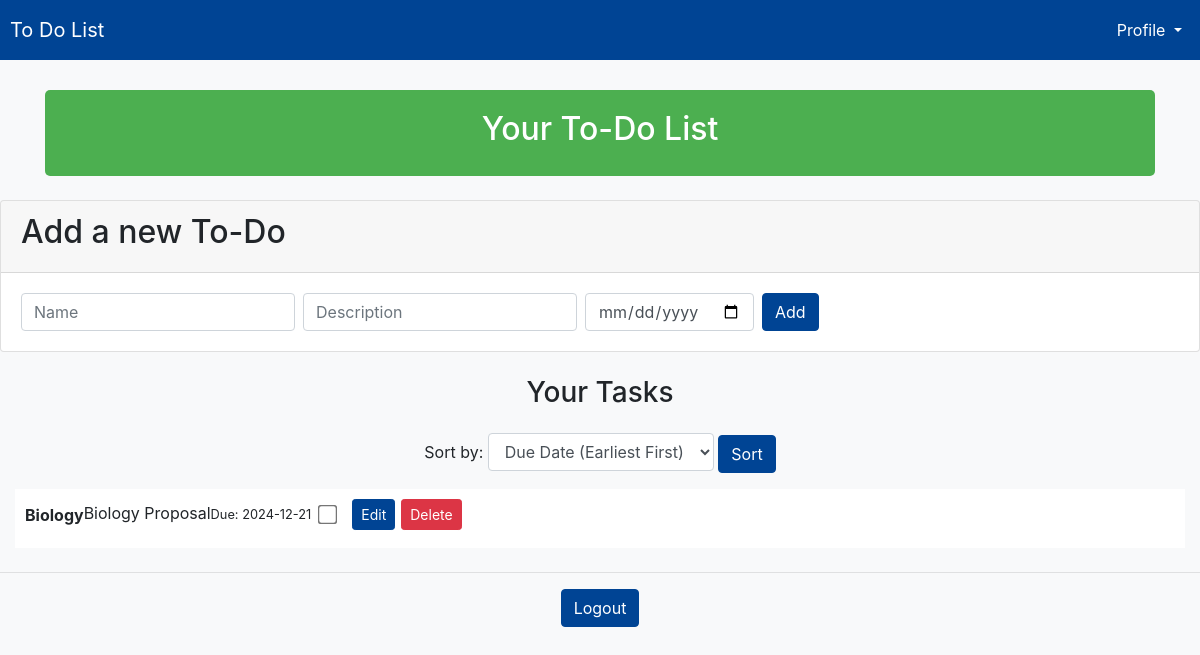
The page /dashboard (signed in) on the database as committed earlier.
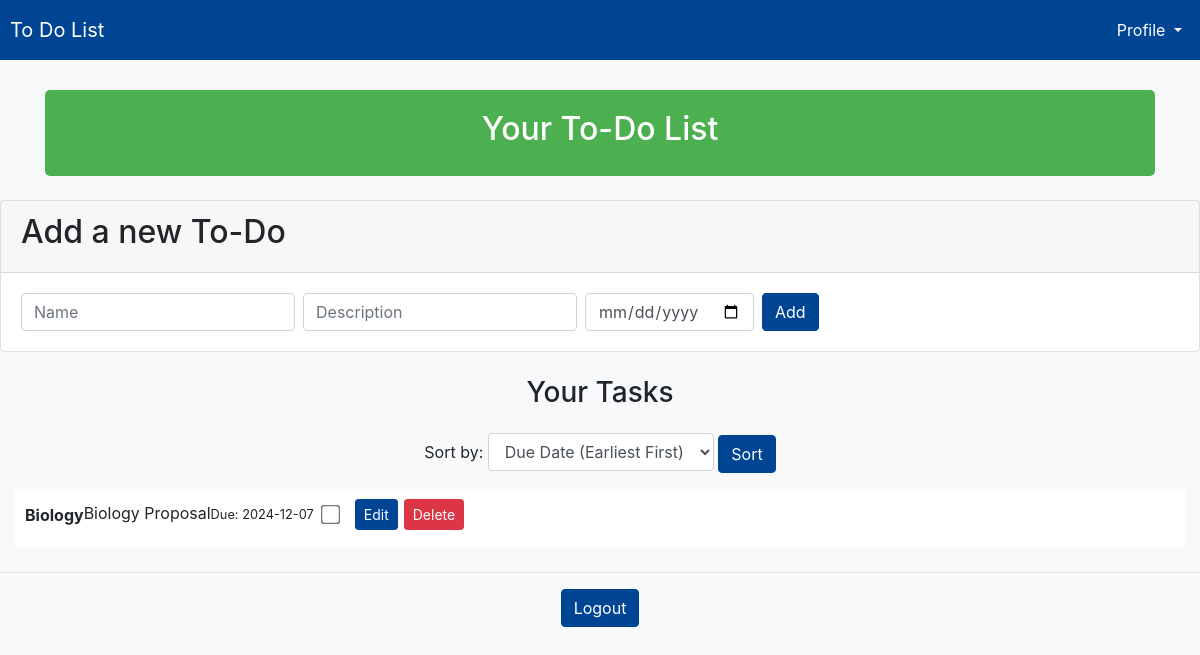
The same page on the database as committed later.
### tables this page shows
CREATE TABLE todos (id INTEGER PRIMARY KEY, user_id INTEGER, name TEXT, description TEXT, completed BOOLEAN, due_date TEXT, FOREIGN KEY(user_id) REFERENCES users(id));

### app.py (the view)
@app.route('/dashboard')
def dashboard():
    if 'user_id' not in session:
        flash('You need to login first', 'warning')
        return redirect(url_for('login'))
    sort_by = request.args.get('sort_by', 'due_date_asc')
    sort_column = 'due_date'
    sort_order = 'ASC'
    if sort_by == 'due_date_desc':
        sort_order = 'DESC'
    elif sort_by == 'name_asc':
        sort_column = 'name'
        sort_order = 'ASC'
    elif sort_by == 'name_desc':
        sort_column = 'name'
        sort_order = 'DESC'
    elif sort_by == 'completed':
        sort_column = 'completed'
        sort_order = 'ASC'
    with engine.connect() as conn:
        todos = conn.execute(text(f"SELECT * FROM todos WHERE user_id = :user_id ORDER BY {sort_column} {sort_order}"), {'user_id': session['user_id']}).fetchall()
    todos = [
        {
            **todo._asdict(),
            'due_date': datetime.strptime(todo.due_date, '%Y-%m-%d').date() if todo.due_date else None
        }
        for todo in todos
    ]
    current_date = datetime.now().date()
    return render_template('dashboard.html', todos=todos, user_id=session['user_id'], username=session['username'], current_date=current_date, sort_by=sort_by)

### templates/dashboard.html (shortened to what this page needs)
<!DOCTYPE html>
<html lang="en">
<head>
    <link href="https://stackpath.bootstrapcdn.com/bootstrap/4.5.2/css/bootstrap.min.css" rel="stylesheet">
</head>
<body>
    <nav class="navbar navbar-expand-lg navbar-light fixed-top" style="background-color: #004494; padding: 10px;">
        <a class="navbar-brand" href="#" style="color: white;">To Do List</a>
        <div class="collapse navbar-collapse">
            <ul class="navbar-nav ml-auto">
                <li class="nav-item dropdown">
                    <a class="nav-link dropdown-toggle" href="#" id="profileDropdown" role="button" data-toggle="dropdown" aria-haspopup="true" aria-expanded="false" style="color: white;">
                        Profile
                    </a>
                </li>
            </ul>
        </div>
    </nav>
    <div class="container text-center">
        <div id="top">
            <h2>Your To-Do List</h2>
        </div>
    </div>
    <div class="card mt-4">
        <div class="card-header">
            <h2>Add a new To-Do</h2>
        </div>
        <div class="card-body">
            <form action="{{ url_for('add_todo') }}" method="post" class="form-inline">
                <div class="form-group">
                    <input type="text" name="name" placeholder="Name" class="form-control mr-2" required>
                    <input type="text" name="description" placeholder="Description" class="form-control mr-2">
                    <input type="date" name="due_date" class="form-control mr-2" required>
                    <button type="submit" class="btn btn-primary">Add</button>
                </div>
            </form>
        </div>
    </div>
    <div class="container text-center mt-4">
        <h3>Your Tasks</h3>
    </div>
    <div class="container text-center mt-4">
        <form method="get" action="{{ url_for('dashboard') }}">
            <div class="form-group">
                <label for="sort_by">Sort by:</label>
                <select name="sort_by" id="sort_by" class="form-control" style="width: auto; display: inline-block;">
                    <option value="due_date_asc" {% if sort_by == 'due_date_asc' %}selected{% endif %}>Due Date (Earliest First)</option>
                </select>
                <button type="submit" class="btn btn-primary">Sort</button>
            </div>
        </form>
    </div>
    <ul class="list-group list-group-flush">
        {% if todos %}
            {% for todo in todos %}
                <li class="list-group-item todo-item">
                    <div class="d-flex justify-content-between align-items-center mb-2">
                        <div>
                            <strong class="{% if todo.completed %}completed-title{% endif %}">{{ todo.name }}</strong>
                            <p class="mb-1">{{ todo.description }}</p>
                            <small>Due: {% if todo.due_date %}{{ todo.due_date }}{% else %}No due date{% endif %}</small>
                        </div>
                        <div class="d-flex align-items-center" style="gap: 2px;">
                            <form action="{{ url_for('complete_todo', todo_id=todo.id) }}" method="post" class="mr-1">
                                <input type="checkbox" name="completed" style="transform: scale(1.5);" onchange="this.form.submit()" {% if todo.completed %}checked{% endif %}>
                            </form>
                            <button class="btn btn-secondary btn-sm" onclick="toggleEditForm('{{ todo.id }}')">Edit</button>
                            <form action="{{ url_for('delete_todo', todo_id=todo.id) }}" method="post">
                                <button type="submit" class="btn btn-danger btn-sm">Delete</button>
                            </form>
                        </div>
                    </div>
                </li>
            {% endfor %}
        {% else %}
            <li class="list-group-item text-center">There are no tasks right now.</li>
        {% endif %}
    </ul>
    <div class="text-center mt-4">
        <hr>
        <form action="{{ url_for('logout') }}" method="get">
            <button type="submit" class="btn btn-secondary btn-logout">Logout</button>
        </form>
    </div>
</body>
</html>

### templates/dashboard.html (style rules this page uses)
body { background-color: #f8f9fa; padding-top: 70px; }
.container { margin-top: 20px; }
.todo-item { display: flex; justify-content: space-between; align-items: center; padding: 10px; border: 1px solid #dee2e6; border-radius: 5px; margin-bottom: 10px; }
.todo-item form { margin: 0; display: flex; align-items: center; }
.todo-item button { margin-left: 4px; }
.todo-item div { display: flex; align-items: center; }
.todo-item input[type="checkbox"] { margin-right: 8px; }
#top { text-align: center; background-color: #4CAF50; padding: 20px; color: white; border-radius: 5px; margin-top: 20px; }
.btn-primary { background-color: #004494; border-color: #004494; }
.btn-secondary { background-color: #004494; border-color: #004494; }
.d-flex { justify-content: center; gap: 10px; }
.card { margin-bottom: 20px; }
.list-group-item { margin: 0 15px; }

Rows that differ between the two databases and show on the page:
changed todos "Biology": due_date "2024-12-21" → "2024-12-07"
